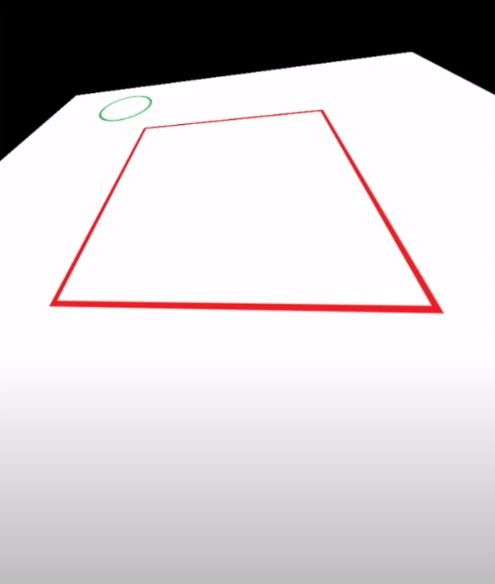
#> input picture resources/perspective.jpg, 495 x 584 px, found by its file name
$ python 18-Chapter-18.py
#> lines starting #> are read from the running program, lines starting #| are printed output that depends on the picture
# How to change the perspective of an image

import cv2 as cv
import numpy as np

img = cv.imread('resources\perspective.jpg')
#> img is the input picture: shape (584, 495, 3); mean B, G, R 203.4, 201.4, 205.7
print(img.shape)
#| (584, 495, 3)
reshape_img = cv.resize(img, (800,900))
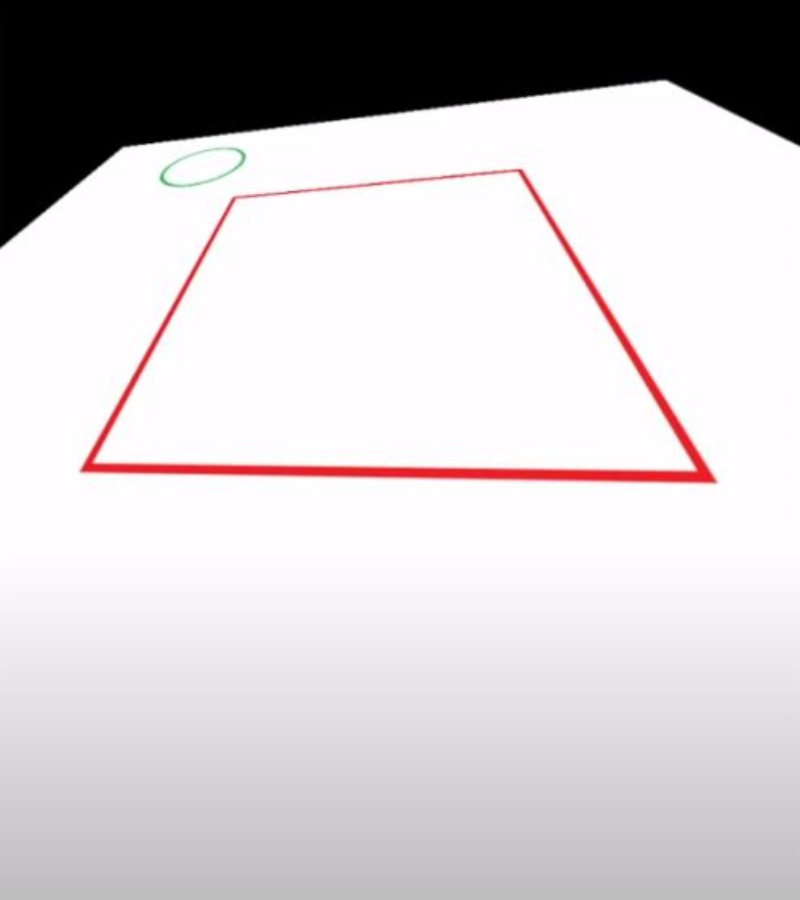
#> reshape_img: shape (900, 800, 3); mean B, G, R 203.4, 201.3, 205.7
print(reshape_img.shape)
#| (900, 800, 3)


# Defining Point
point1 = np.float32([[233, 196],[82,471] , [522,169],[715,482]])
width = 800
height = 900
width , height = 800,900

point2 = np.float32([[0,0],[width,0],[0,height],[width,height]])

matrix = cv.getPerspectiveTransform(point1, point2)
out_img = cv.warpPerspective(reshape_img, matrix, (width, height))
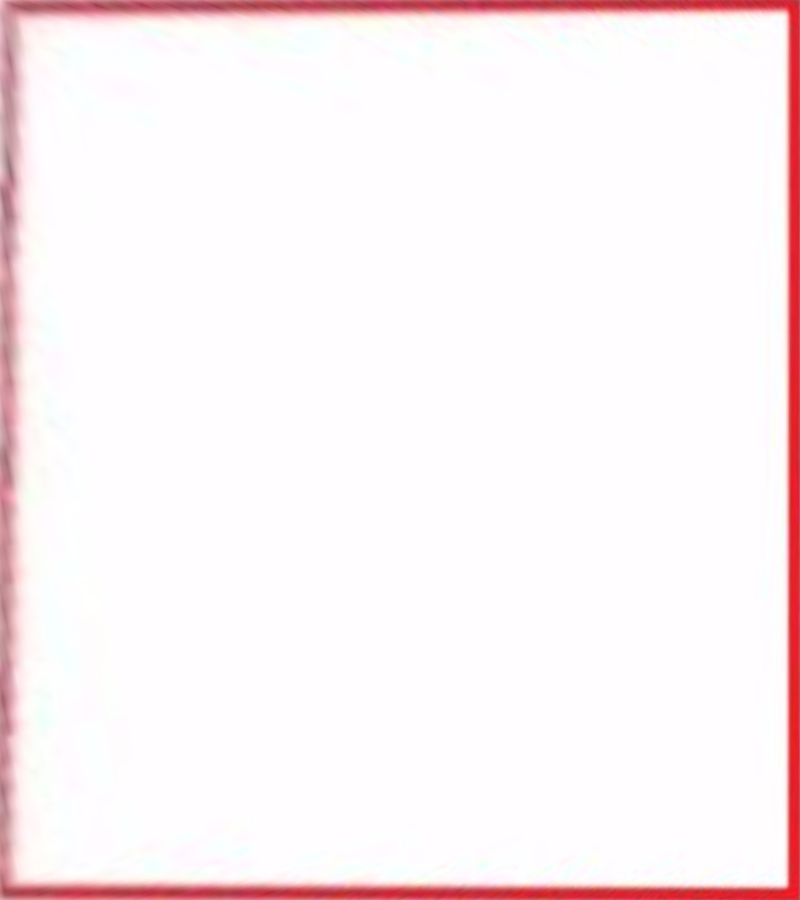
#> out_img: shape (900, 800, 3); mean B, G, R 244, 241.8, 251.6

cv.imshow("orignal", reshape_img)
cv.imshow("output", out_img)

cv.imwrite("resources\Wrap_Prespective.jpg", out_img)


cv.waitKey(0)
cv.destroyAllWindows()

$ run again, with resources/image.jpg copied over resources/perspective.jpg
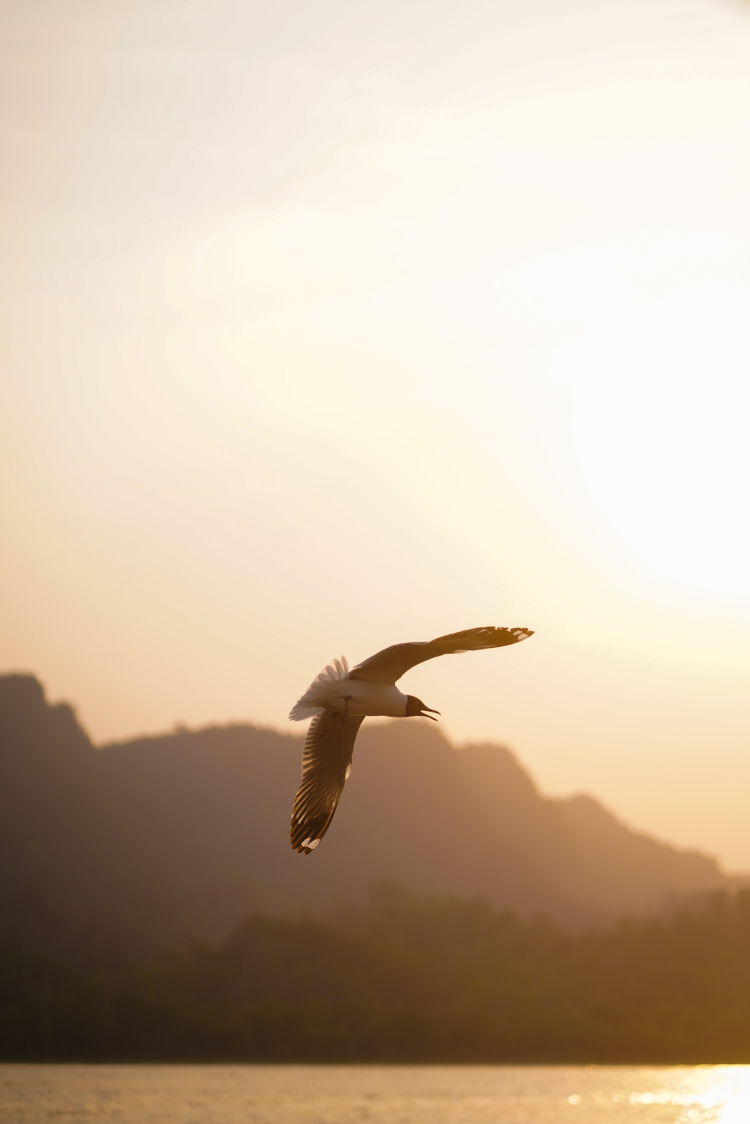
#> input picture resources/image.jpg, 3746 x 5619 px, found by its file name (shown at 1/5 size)
#> img is the input picture: shape (5619, 3746, 3); mean B, G, R 164.6, 186.1, 204.3
#| (5619, 3746, 3)
#> `reshape_img = cv.resize(img, (800,900))`:
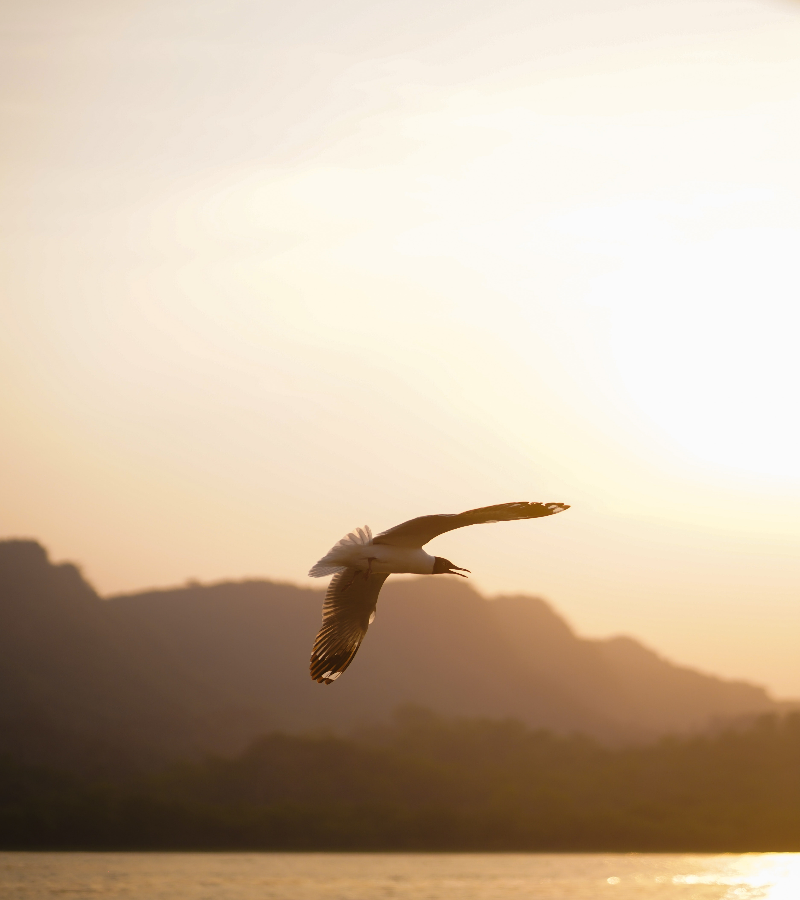
#> reshape_img: shape (900, 800, 3); mean B, G, R 164.5, 186, 204.2
#| (900, 800, 3)
#> `out_img = cv.warpPerspective(reshape_img, matrix, (width, height))`:
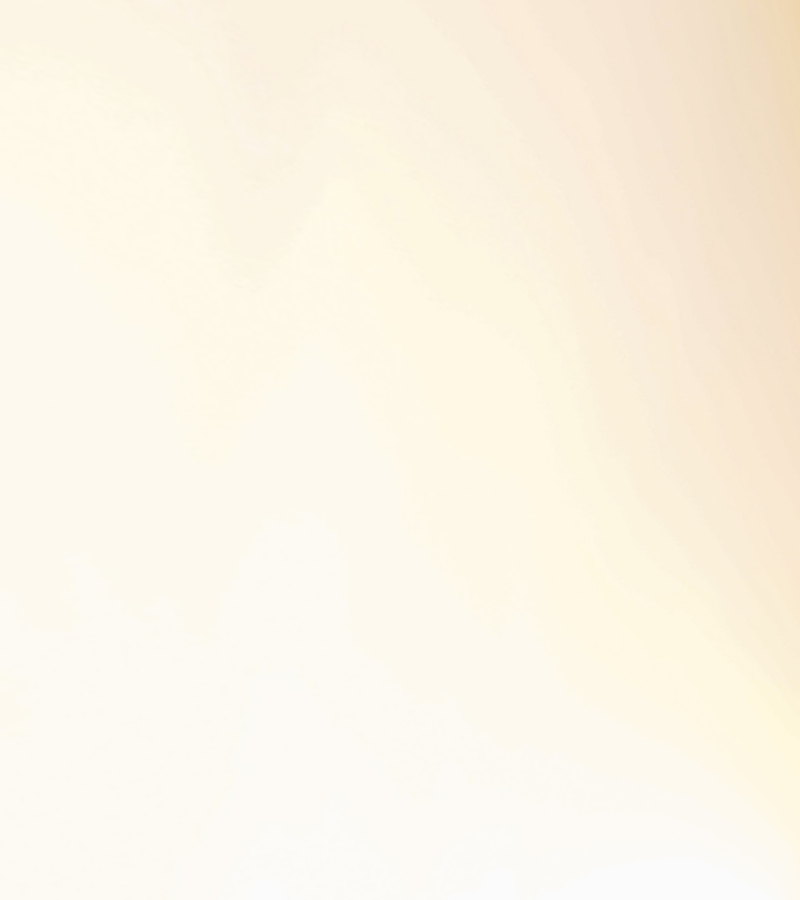
#> out_img: shape (900, 800, 3); mean B, G, R 230.4, 244.9, 251.8

$ run again, with resources/masood.jpg copied over resources/perspective.jpg
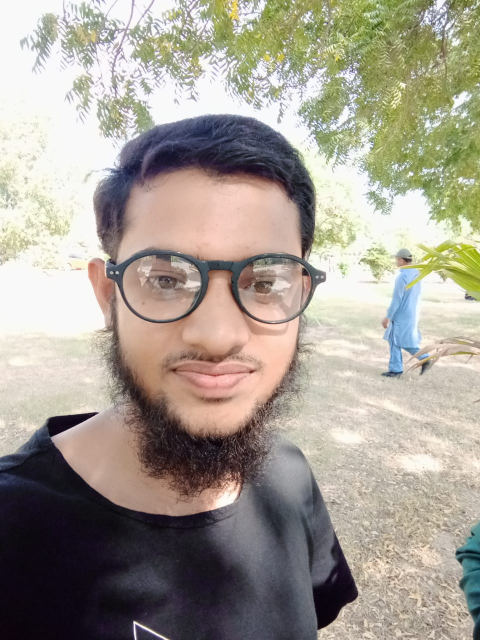
#> input picture resources/masood.jpg, 960 x 1280 px, found by its file name (shown at 1/2 size)
#> img is the input picture: shape (1280, 960, 3); mean B, G, R 146.4, 157.4, 164.5
#| (1280, 960, 3)
#> `reshape_img = cv.resize(img, (800,900))`:
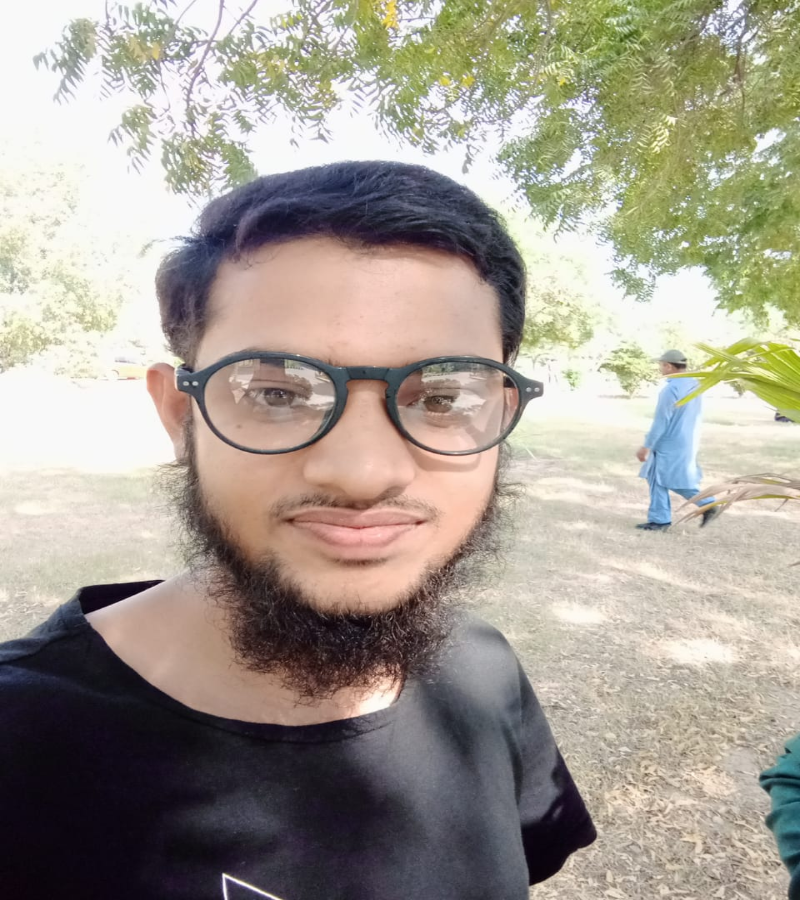
#> reshape_img: shape (900, 800, 3); mean B, G, R 146.3, 157.3, 164.4
#| (900, 800, 3)
#> `out_img = cv.warpPerspective(reshape_img, matrix, (width, height))`:
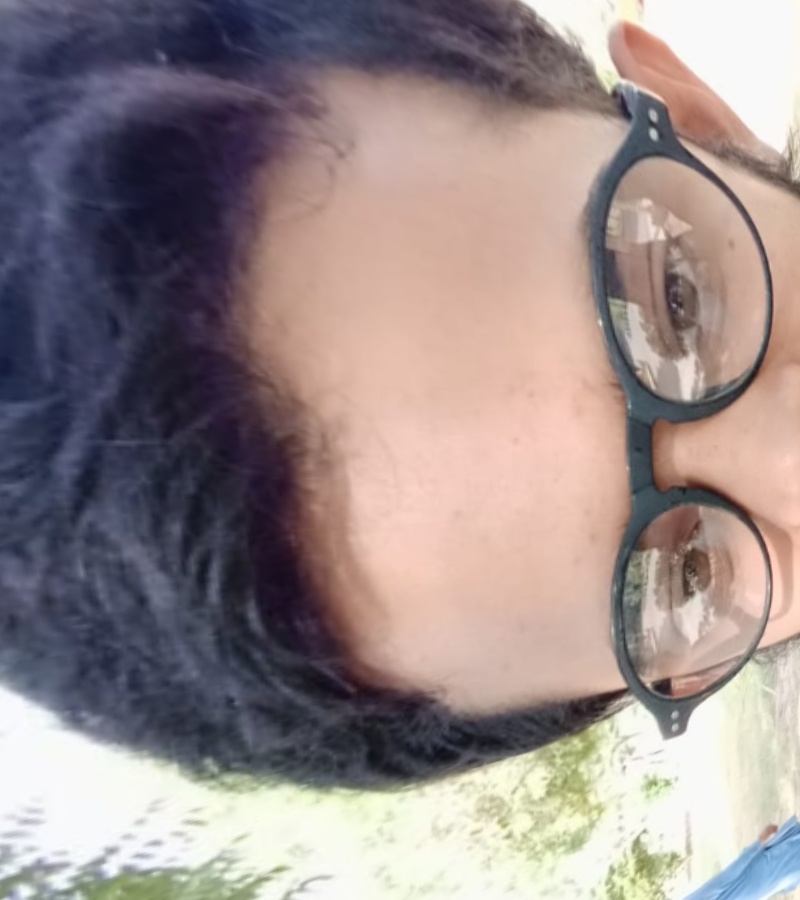
#> out_img: shape (900, 800, 3); mean B, G, R 137.8, 138.2, 151.8
